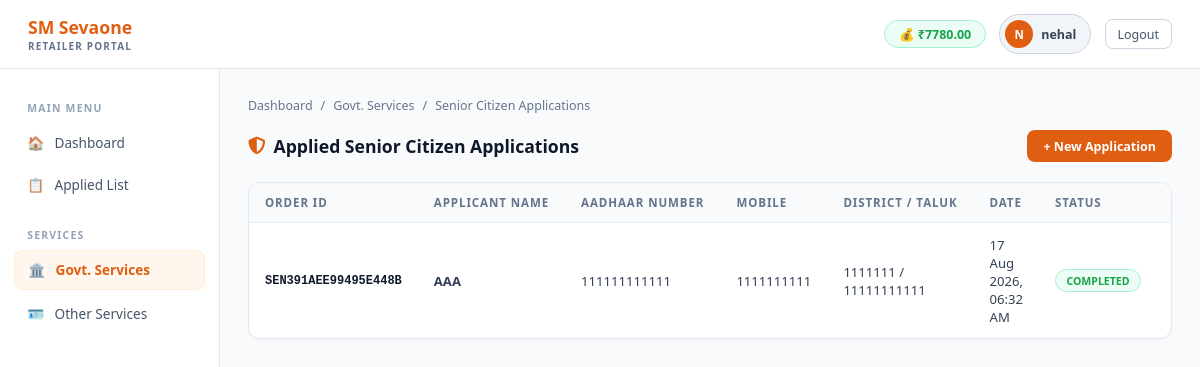
The page /services/kar-gov/senior-citizen/list/ (signed in) on the database its author committed.
### app/models.py (models this page shows, shortened)
class Retailer(models.Model):
    retailer_id    = models.UUIDField(default=uuid.uuid4, editable=False, unique=True)
    user_id        = models.CharField(max_length=50, unique=True)
    password       = models.CharField(max_length=255)
    full_name      = models.CharField(max_length=100)
    mobile         = models.CharField(max_length=15, unique=True)
    email          = models.EmailField(max_length=100, blank=True)
    state          = models.CharField(max_length=50, blank=True)
    address        = models.TextField(blank=True)
    wallet_balance = models.DecimalField(max_digits=10, decimal_places=2, default=0)
    is_verified    = models.BooleanField(default=False)
    is_active      = models.BooleanField(default=True)
    created_at     = models.DateTimeField(auto_now_add=True)

class SeniorCitizenApplication(models.Model):
    STATUS_CHOICES = [('PENDING', 'Pending'), ('PROCESSING', 'Processing'), ('COMPLETED', 'Completed'), ('REJECTED', 'Rejected')]
    retailer            = models.ForeignKey(Retailer, on_delete=models.SET_NULL, null=True, blank=True, related_name='senior_applications')
    order_id            = models.CharField(max_length=50, unique=True, editable=False)
    applicant_name      = models.CharField(max_length=100)
    aadhaar_number      = models.CharField(max_length=12)
    mobile              = models.CharField(max_length=10)
    email               = models.EmailField()
    gender              = models.CharField(max_length=10)
    dob                 = models.DateField()
    address             = models.TextField()
    talluk              = models.CharField(max_length=100)
    district            = models.CharField(max_length=100)
    pincode             = models.CharField(max_length=6)
    photo               = models.ImageField(upload_to=upload_senior_photo, null=True, blank=True)
    aadhaar_file        = models.FileField(upload_to=upload_senior_aadhaar, null=True, blank=True)
    blood_file          = models.FileField(upload_to=upload_senior_blood, null=True, blank=True)
    output_pdf          = models.FileField(upload_to=upload_senior_output_pdf, null=True, blank=True)
    rejection_reason    = models.TextField(blank=True)
    amount              = models.DecimalField(max_digits=10, decimal_places=2, default=50.00)
    status              = models.CharField(max_length=20, choices=STATUS_CHOICES, default='PENDING')
    created_at          = models.DateTimeField(auto_now_add=True)
    processed_at        = models.DateTimeField(null=True, blank=True)
    class Meta:
        ordering = ['-created_at']

### app/views.py (the view)
# urls.py: path('services/kar-gov/senior-citizen/list/', views.senior_citizen_list, name='senior_citizen_list'),
def senior_citizen_list(request):
    retailer = _get_retailer_from_session(request)
    if retailer is None:
        return redirect('retailer_login')
    applications = SeniorCitizenApplication.objects.filter(retailer=retailer)
    return render(request, 'senior_citizen_list.html', {'retailer': retailer, 'applications': applications})

### app/views.py (called while the page is built)
def _get_retailer_from_session(request):
    retailer_id = request.session.get('retailer_id')
    if not retailer_id:
        logger.debug(f"No retailer_id in session. Session keys: {list(request.session.keys())}")
        return None
    try:
        return Retailer.objects.get(retailer_id=retailer_id)
    except Retailer.DoesNotExist:
        logger.warning(f"Retailer with id {retailer_id} not found in database")
        return None

### pan_project/templates/senior_citizen_list.html (shortened to what this page needs)
<!DOCTYPE html>
<html lang="en">
<head>
<link rel="stylesheet" href="https://cdnjs.cloudflare.com/ajax/libs/font-awesome/6.4.0/css/all.min.css">
</head>
<body>
<div class="topbar">
  <div><div class="brand-name">SM Sevaone</div><div class="brand-sub">Retailer Portal</div></div>
  <div class="topbar-right">
    <a href="{% url 'wallet' %}" class="wallet-chip">💰 ₹{{ retailer.wallet_balance }}</a>
    <div class="user-chip"><div class="avatar">{{ retailer.full_name.0|upper }}</div><span>{{ retailer.user_id }}</span></div>
    <a href="{% url 'retailer_logout' %}" class="btn-logout">Logout</a>
  </div>
</div>
<div class="main-wrap">
  <div class="sidebar">
    <div class="nav-section">Main Menu</div>
    <a href="{% url 'retailer_dashboard' %}" class="nav-item"><span class="nav-icon">🏠</span> Dashboard</a>
    <a href="{% url 'applied_list' %}" class="nav-item"><span class="nav-icon">📋</span> Applied List</a>
    <div class="nav-section" style="margin-top:.5rem">Services</div>
    <a href="{% url 'kar_gov_services' %}" class="nav-item active"><span class="nav-icon">🏛️</span> Govt. Services</a>
    <a href="{% url 'other_services' %}" class="nav-item"><span class="nav-icon">🪪</span> Other Services</a>
  </div>
  <div class="content">
    <div class="breadcrumb">
      <a href="{% url 'retailer_dashboard' %}">Dashboard</a>
      <span>/</span>
      <a href="{% url 'kar_gov_services' %}">Govt. Services</a>
      <span>/</span>
      <span>Senior Citizen Applications</span>
    </div>
    <div class="page-header">
      <div class="page-title"><i class="fa-solid fa-shield-halved" style="color:#e05e12"></i> Applied Senior Citizen Applications</div>
      <a href="{% url 'senior_citizen' %}" class="btn-new">+ New Application</a>
    </div>
    <div class="table-card">
      <table>
        <thead>
          <tr>
            <th>Order ID</th>
            <th>Applicant Name</th>
            <th>Aadhaar Number</th>
            <th>Mobile</th>
            <th>District / Taluk</th>
            <th>Date</th>
            <th>Status</th>
            <th>Action</th>
          </tr>
        </thead>
        <tbody>
          {% for app in applications %}
            <tr>
              <td>{{ app.order_id }}</td>
              <td><strong>{{ app.applicant_name }}</strong></td>
              <td>{{ app.aadhaar_number }}</td>
              <td>{{ app.mobile }}</td>
              <td>{{ app.district }} / {{ app.talluk }}</td>
              <td>{{ app.created_at|date:"d M Y, h:i A" }}</td>
              <td>
                {% if app.status == 'COMPLETED' %}
                  <span class="pill pill-completed">COMPLETED</span>
                {% elif app.status == 'REJECTED' %}
                  <span class="pill pill-rejected">REJECTED</span>
                  {% if app.rejection_reason %}
                    <br><small style="color:#dc2626;font-size:.7rem">{{ app.rejection_reason }}</small>
                  {% endif %}
                {% else %}
                  <span class="pill pill-pending">PENDING</span>
                {% endif %}
              </td>
              <td>
              </td>
            </tr>
          {% empty %}
            <tr>
              <td colspan="8" class="empty">No Senior Citizen applications submitted yet.</td>
            </tr>
          {% endfor %}
        </tbody>
      </table>
    </div>
  </div>
</div>
</body>
</html>

### pan_project/templates/senior_citizen_list.html (style rules this page uses)
* { box-sizing:border-box;margin:0;padding:0 }
body { font-family:'Segoe UI',system-ui,-apple-system,sans-serif;background:#f8fafc;color:#0f172a;min-height:100vh;display:flex;flex-direction:column }
.topbar { background:#ffffff;padding:.9rem 1.75rem;display:flex;align-items:center;justify-content:space-between;border-bottom:1px solid #e2e8f0;box-shadow:0 1px 3px rgba(0,0,0,0.04) }
.brand-name { color:#e05e12;font-size:1.1rem;font-weight:700 }
.brand-sub { color:#64748b;font-size:.62rem;letter-spacing:.12em;text-transform:uppercase;font-weight:600 }
.topbar-right { display:flex;align-items:center;gap:.85rem }
.wallet-chip { display:flex;align-items:center;gap:.4rem;background:#ecfdf5;border:1px solid #a7f3d0;border-radius:20px;padding:.3rem .85rem;font-size:.78rem;color:#16a34a;font-weight:700;text-decoration:none }
.user-chip { display:flex;align-items:center;gap:.5rem;background:#f1f5f9;border:1px solid #cbd5e1;border-radius:20px;padding:.3rem .85rem .3rem .3rem }
.avatar { width:28px;height:28px;border-radius:50%;background:#e05e12;display:flex;align-items:center;justify-content:center;font-size:.72rem;font-weight:700;color:#fff }
.user-chip span { font-size:.78rem;color:#334155;font-weight:600 }
.btn-logout { background:#ffffff;border:1px solid #cbd5e1;border-radius:8px;color:#475569;font-size:.78rem;padding:.35rem .75rem;cursor:pointer;text-decoration:none;display:inline-block;transition:all 0.2s }
.main-wrap { display:flex;flex:1 }
.sidebar { width:220px;background:#ffffff;border-right:1px solid #e2e8f0;padding:1.25rem .85rem;display:flex;flex-direction:column;gap:.25rem }
.nav-item { display:flex;align-items:center;gap:.65rem;padding:.6rem .85rem;border-radius:8px;font-size:.85rem;color:#475569;text-decoration:none;border:none;background:none;font-family:inherit;width:100%;transition:all 0.15s ease }
.nav-item.active { background:#fff7ed;color:#e05e12;font-weight:600;border:1px solid #ffedd5 }
.nav-section { font-size:.65rem;color:#94a3b8;letter-spacing:.12em;text-transform:uppercase;padding:.75rem .85rem .25rem;font-weight:700 }
.content { flex:1;padding:1.75rem;overflow-y:auto;background:#f8fafc }
.page-header { display:flex;align-items:center;justify-content:space-between;margin-bottom:1.25rem }
.page-title { font-size:1.1rem;font-weight:700;color:#0f172a;display:flex;align-items:center;gap:8px }
.btn-new { background:#e05e12;border:none;border-radius:8px;color:#fff;font-size:.78rem;font-weight:600;padding:.45rem 1rem;cursor:pointer;text-decoration:none;display:inline-block }
.table-card { background:#ffffff;border:1px solid #e2e8f0;border-radius:12px;overflow:hidden;box-shadow:0 1px 3px rgba(0,0,0,0.03) }
table { width:100%;border-collapse:collapse;font-size:.82rem }
thead th { text-align:left;padding:.75rem 1rem;color:#64748b;font-weight:600;border-bottom:1px solid #e2e8f0;font-size:.72rem;text-transform:uppercase;letter-spacing:.08em;background:#f8fafc;white-space:nowrap }
tbody td { padding:.8rem 1rem;color:#334155;border-bottom:1px solid #f1f5f9;vertical-align:middle }
tbody td:first-child { color:#0f172a;font-weight:600;font-size:.75rem;font-family:monospace }
tbody tr:last-child td { border-bottom:none }
.pill { display:inline-block;padding:.2rem .65rem;border-radius:20px;font-size:.66rem;font-weight:700 }
.pill-completed { background:#ecfdf5;color:#16a34a;border:1px solid #a7f3d0 }
.breadcrumb { display:flex;align-items:center;gap:.5rem;font-size:.78rem;color:#64748b;margin-bottom:1rem }
.breadcrumb a { color:#64748b;text-decoration:none }

### rows shown on the page
Retailer: wallet_balance "7780.00", full_name.0 "N", user_id "nehal"
SeniorCitizenApplication: order_id "SEN391AEE99495E448B", applicant_name "AAA", aadhaar_number "111111111111", mobile "1111111111", district "1111111", talluk "11111111111", created_at "17 Aug 2026, 06:32 AM", status "COMPLETED"
